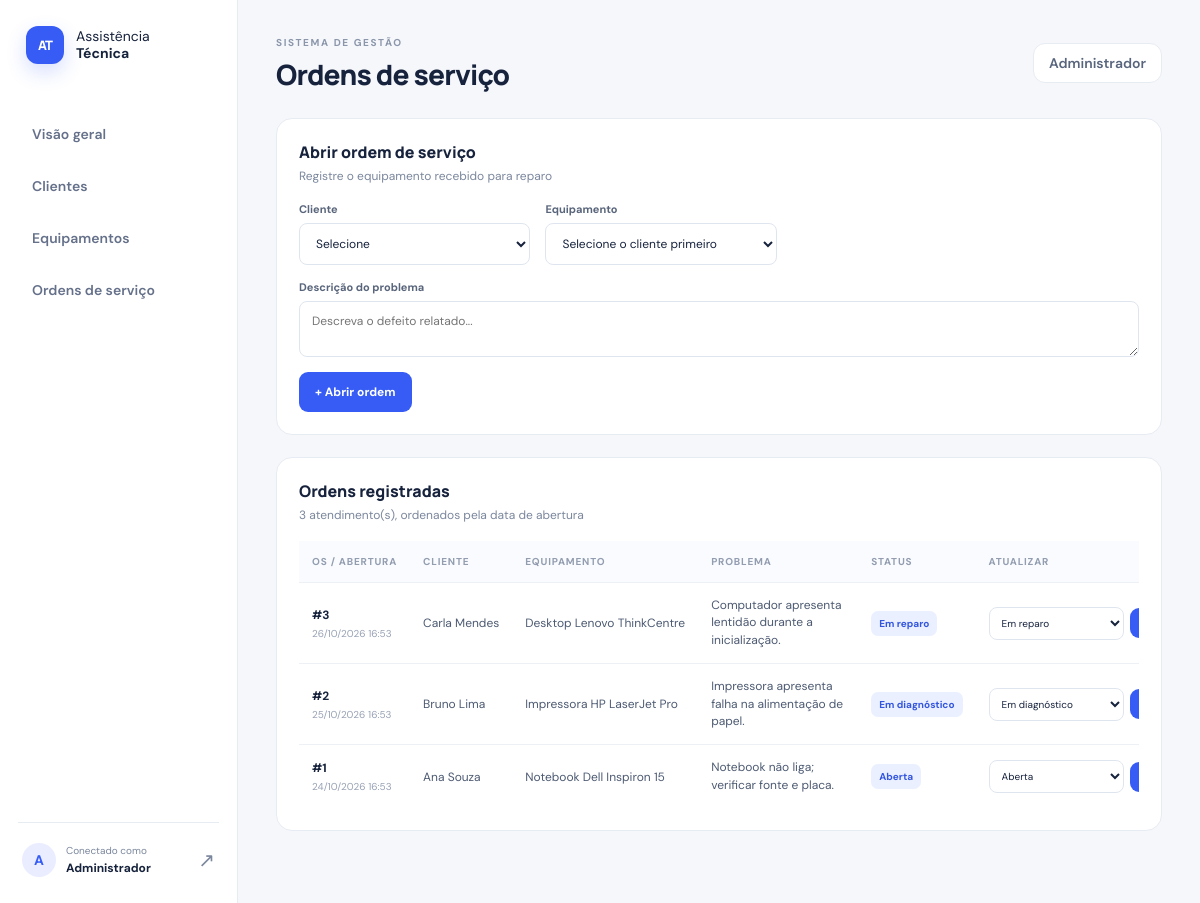
/sistema/ordens.php (signed in), run on the app's committed database.
### tables this page shows
CREATE TABLE ordens_servico (
  id INT UNSIGNED AUTO_INCREMENT PRIMARY KEY,
  cliente_id INT UNSIGNED NOT NULL,
  equipamento_id INT UNSIGNED NOT NULL,
  descricao TEXT NOT NULL,
  status ENUM('Aberta','Em diagnóstico','Aguardando aprovação','Em reparo','Concluída','Cancelada') NOT NULL DEFAULT 'Aberta',
  data_abertura DATETIME NOT NULL DEFAULT CURRENT_TIMESTAMP,
  data_conclusao DATETIME NULL,
  CONSTRAINT fk_os_cliente FOREIGN KEY (cliente_id) REFERENCES clientes(id)
    ON UPDATE CASCADE ON DELETE RESTRICT,
  CONSTRAINT fk_os_equip FOREIGN KEY (equipamento_id) REFERENCES equipamentos(id)
    ON UPDATE CASCADE ON DELETE RESTRICT,
  INDEX idx_os_abertura (data_abertura),
  INDEX idx_os_status (status)
);

CREATE TABLE clientes (
  id INT UNSIGNED AUTO_INCREMENT PRIMARY KEY,
  nome VARCHAR(150) NOT NULL,
  email VARCHAR(150) NULL UNIQUE,
  telefone VARCHAR(30) NULL,
  cpf_cifrado TEXT NOT NULL,
  criado_em DATETIME NOT NULL DEFAULT CURRENT_TIMESTAMP,
  INDEX idx_clientes_nome (nome),
  INDEX idx_clientes_telefone (telefone)
);

CREATE TABLE equipamentos (
  id INT UNSIGNED AUTO_INCREMENT PRIMARY KEY,
  cliente_id INT UNSIGNED NOT NULL,
  tipo VARCHAR(80) NOT NULL,
  marca VARCHAR(80) NULL,
  modelo VARCHAR(100) NULL,
  numero_serie VARCHAR(100) NULL UNIQUE,
  criado_em DATETIME NOT NULL DEFAULT CURRENT_TIMESTAMP,
  CONSTRAINT fk_equip_cliente FOREIGN KEY (cliente_id) REFERENCES clientes(id)
    ON UPDATE CASCADE ON DELETE RESTRICT
);

### sistema/config.php (called while the page is built, shortened)
<?php
function e(?string $value): string {
    return htmlspecialchars((string)$value, ENT_QUOTES | ENT_SUBSTITUTE, 'UTF-8');
}

### sistema/ordens.php (the view, shortened to what this page needs)
<?php
require_once __DIR__ . '/bootstrap.php'; requireLogin(); $pdo=db();
$validStatuses=['Aberta','Em diagnóstico','Aguardando aprovação','Em reparo','Concluída','Cancelada'];
$clientes=$pdo->query('SELECT id,nome FROM clientes ORDER BY nome')->fetchAll();
$equipamentos=$pdo->query('SELECT id,cliente_id,tipo,marca,modelo FROM equipamentos ORDER BY tipo,marca,modelo')->fetchAll();
$rows=$pdo->query('SELECT os.*,c.nome cliente,e.tipo,e.marca,e.modelo FROM ordens_servico os JOIN clientes c ON c.id=os.cliente_id JOIN equipamentos e ON e.id=os.equipamento_id ORDER BY os.data_abertura DESC, os.id DESC')->fetchAll();
$pageTitle='Ordens de serviço'; require __DIR__.'/header.php';
?>
<section class="panel"><div class="panel-head"><div><h2>Abrir ordem de serviço</h2><p>Registre o equipamento recebido para reparo</p></div></div>
<form method="post" class="form-grid os-form"><label>Cliente<select name="cliente_id" id="clienteSelect" required><option value="">Selecione</option></select></label><label>Equipamento<select name="equipamento_id" id="equipSelect" required><option value="">Selecione o cliente primeiro</option></select></label><label class="wide">Descrição do problema<textarea name="descricao" rows="2" required maxlength="2000" placeholder="Descreva o defeito relatado..."></textarea></label><div class="wide"><button class="btn" type="submit" <?= (!$clientes||!$equipamentos)?'disabled':'' ?>>+ Abrir ordem</button></div></form></section>
<section class="panel"><div class="panel-head"><div><h2>Ordens registradas</h2><p><?= count($rows) ?> atendimento(s), ordenados pela data de abertura</p></div></div><div class="table-wrap"><table><thead><tr><th>OS / Abertura</th><th>Cliente</th><th>Equipamento</th><th>Problema</th><th>Status</th><th>Atualizar</th></tr></thead><tbody>
<?php foreach($rows as $r): ?><tr><td><strong>#<?= (int)$r['id'] ?></strong><small class="block"><?= e(date('d/m/Y H:i',strtotime($r['data_abertura']))) ?></small></td><td><?= e($r['cliente']) ?></td><td><?= e(trim($r['tipo'].' '.$r['marca'].' '.$r['modelo'])) ?></td><td class="description-cell"><?= e($r['descricao']) ?></td><td><span class="status"><?= e($r['status']) ?></span></td><td><form method="post" class="inline-form"><input type="hidden" name="csrf_token" value="<?= e(csrfToken()) ?>"><input type="hidden" name="action" value="status"><input type="hidden" name="id" value="<?= (int)$r['id'] ?>"><select name="status" aria-label="Status da OS #<?= (int)$r['id'] ?>"><?php foreach($validStatuses as $s): ?><option <?= $r['status']===$s?'selected':'' ?> value="<?= e($s) ?>"><?= e($s) ?></option><?php endforeach; ?></select><button class="btn btn-small" type="submit">Salvar</button></form></td></tr><?php endforeach; ?>
<?php if(!$rows): ?><tr><td colspan="6">Nenhuma ordem cadastrada.</td></tr><?php endif; ?></tbody></table></div></section>
<?php require __DIR__.'/footer.php'; ?>

### sistema/assets/style.css (style rules this page uses)
:root { --ink:#17233d;--muted:#7b879d;--line:#e7ebf2;--blue:#365cf5;--blue-dark:#2345d8;--bg:#f5f7fb;--white:#fff;--green:#dff8ed }
* { box-sizing:border-box }
body { margin:0;background:var(--bg);color:var(--ink);font-family:'DM Sans',Arial,sans-serif;font-size:14px }
.btn { border:0;border-radius:9px;background:var(--blue);color:white;font:700 12px 'DM Sans',sans-serif;padding:12px 16px;cursor:pointer;display:inline-flex;justify-content:center;align-items:center;white-space:nowrap }
.btn-small { padding:8px 10px;font-size:11px }
.stat-card,.panel { background:white;border:1px solid var(--line);border-radius:16px }
.panel { padding:22px;margin-bottom:22px;min-width:0 }
.panel-head { display:flex;align-items:center;justify-content:space-between;gap:15px;margin-bottom:18px }
.panel-head h2 { font:800 16px Manrope,sans-serif;margin:0 0 5px }
.panel-head p { margin:0;color:var(--muted);font-size:12px }
.table-wrap { width:100%;overflow-x:auto }
table { width:100%;border-collapse:collapse;text-align:left;white-space:nowrap }
th { font-size:10px;text-transform:uppercase;letter-spacing:.8px;color:#929db0;font-weight:700;background:#fafbfe }
td,th { padding:14px 13px;border-bottom:1px solid #edf0f5 }
td { font-size:12px;color:#4d5a72 }
tbody tr:last-child td { border-bottom:0 }
td strong { color:var(--ink) }
td small.block { display:block;color:#98a2b4;font-size:10px;margin-top:4px }
.status { display:inline-block;background:#eaf0ff;color:#3456df;border-radius:7px;padding:6px 8px;font-size:10px;font-weight:700 }
.form-grid { display:grid;grid-template-columns:1fr 1fr;gap:15px }
.form-grid label,.login-card label { display:grid;gap:7px;color:#59657b;font-size:11px;font-weight:700 }
.wide { grid-column:1/-1 }
input,select,textarea { font:400 12px 'DM Sans',sans-serif;color:var(--ink);background:white;border:1px solid #dfe5ef;border-radius:8px;padding:11px 12px;width:100%;outline:none;min-width:0 }
textarea { resize:vertical }
.inline-form { display:flex;gap:6px;align-items:center }
.inline-form select { min-width:135px;padding:8px;font-size:10px }
.description-cell { white-space:normal;min-width:160px;max-width:240px;line-height:1.45 }
.os-form { grid-template-columns:1fr 1fr 1.5fr }

### data on the page
ordens_servico: id "3", data_abertura "26/10/2026 16:53", cliente.nome "Carla Mendes", equipamento.modelo "Desktop Lenovo ThinkCentre", descricao "Computador apresenta lentidão durante a inicialização.", status "Em reparo"
ordens_servico: id "2", data_abertura "25/10/2026 16:53", cliente.nome "Bruno Lima", equipamento.modelo "Impressora HP LaserJet Pro", descricao "Impressora apresenta falha na alimentação de papel.", status "Em diagnóstico"
ordens_servico: id "1", data_abertura "24/10/2026 16:53", cliente.nome "Ana Souza", equipamento.modelo "Notebook Dell Inspiron 15", descricao "Notebook não liga; verificar fonte e placa.", status "Aberta"

### other printed values
substr($_SESSION['user_name'] ?? 'U',0,1) "A"
$_SESSION['user_name'] "Administrador"
$pageTitle "Ordens de serviço"
count($rows) "3"
form field status "Em reparo"
form field status "Em diagnóstico"
form field status "Aberta"
